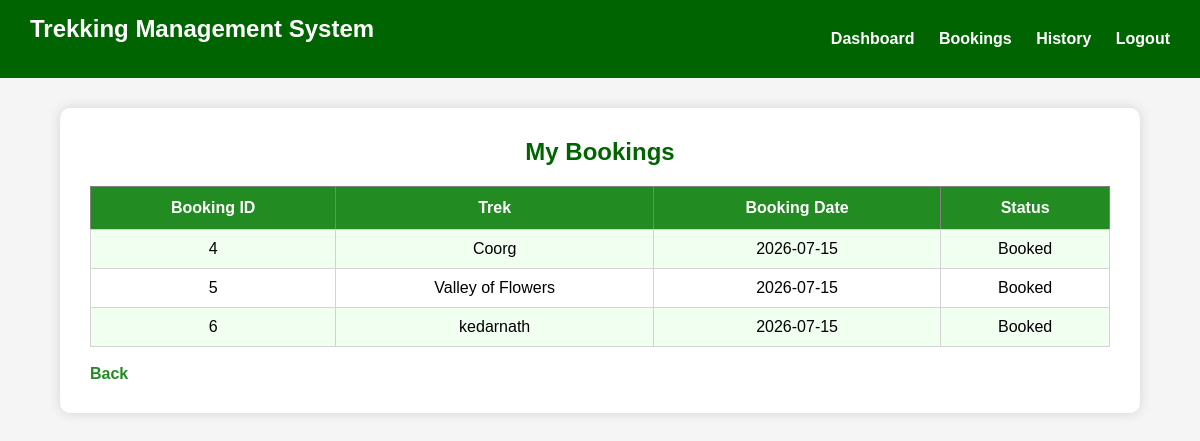
/user/bookings (signed in), run on the app's committed database.
### models.py (models this page shows)
class Booking(db.Model):
    id = db.Column(db.Integer, primary_key=True)
    user_id = db.Column(
        db.Integer,
        db.ForeignKey("user.id")
    )
    trek_id = db.Column(
        db.Integer,
        db.ForeignKey("trek.id")
    )
    booking_date = db.Column(db.Date)
    status = db.Column(
        db.String(20),
        default="Booked"
    )
    payment_status = db.Column(
        db.String(20),
        default="Pending"
    )
    user = db.relationship("User")
    trek = db.relationship("Trek")

class Trek(db.Model):
    id = db.Column(db.Integer, primary_key=True)
    name = db.Column(db.String(100), nullable=False)
    location = db.Column(db.String(100), nullable=False)
    difficulty = db.Column(db.String(20), nullable=False)
    duration = db.Column(db.Integer, nullable=False)
    available_slots = db.Column(db.Integer, nullable=False)
    start_date = db.Column(db.Date)
    end_date = db.Column(db.Date)
    description = db.Column(db.Text)
    status = db.Column(db.String(20))
    staff_id = db.Column(db.Integer, db.ForeignKey("user.id"))
    staff = db.relationship("User")

### app.py (the view)
@app.route("/user/bookings")
@user_required
def user_bookings():
    bookings = Booking.query.filter_by(
        user_id=session["user_id"]
    ).all()
    return render_template(
        "user/bookings.html",
        bookings=bookings
    )

### auth.py (called while the page is built)
def user_required(f):
    @wraps(f)
    def decorated_function(*args, **kwargs):
        if "user_id" not in session:
            return redirect("/login")
        if session.get("role") != "user":
            return "Access Denied"
        return f(*args, **kwargs)
    return decorated_function

### templates/user/bookings.html (shortened to what this page needs)
<!DOCTYPE html>
<html>
<head>
    <link rel="stylesheet"
          href="{{ url_for('static', filename='css/style.css') }}">
</head>
<body>
<div class="navbar">
    <h2>Trekking Management System</h2>
    <div>
        <a href="/user/dashboard">Dashboard</a>
        <a href="/user/bookings">Bookings</a>
        <a href="/user/history">History</a>
        <a href="/logout">Logout</a>
    </div>
</div>
<div class="box">
<h2>My Bookings</h2>
<table border="1" cellpadding="10">
<tr>
<th>Booking ID</th>
<th>Trek</th>
<th>Booking Date</th>
<th>Status</th>
</tr>
{% for booking in bookings %}
<tr>
<td>{{ booking.id }}</td>
<td>{{ booking.trek.name }}</td>
<td>{{ booking.booking_date }}</td>
<td>{{ booking.status }}</td>
</tr>
{% endfor %}
</table>
<br>
<a href="/user/dashboard">
Back
</a>
</div>
</body>
</html>

### static/css/style.css (style rules this page uses)
* { margin:0; padding:0; box-sizing:border-box; font-family:Arial, Helvetica, sans-serif; }
body { background:whitesmoke; }
.navbar { width:100%; background:darkgreen; color:white; display:flex; justify-content:space-between; align-items:center; padding:15px 30px; }
.navbar h2 { color:white; }
.navbar a { color:white; text-decoration:none; margin-left:20px; font-weight:bold; }
.container, .box { width:90%; max-width:1100px; background:white; margin:30px auto; padding:30px; border-radius:10px; box-shadow:0 0 12px lightgray; }
h1, h2, h3 { text-align:center; color:darkgreen; margin-bottom:20px; }
table { width:100%; border-collapse:collapse; margin-top:20px; }
table th { background:forestgreen; color:white; padding:12px; }
table td { border:1px solid lightgray; padding:10px; text-align:center; }
table tr:nth-child(even) { background:honeydew; }
a { color:forestgreen; text-decoration:none; font-weight:bold; }

### data on the page
Booking: id "4", trek.name "Coorg", booking_date "2026-07-15", status "Booked"
Booking: id "5", trek.name "Valley of Flowers", booking_date "2026-07-15", status "Booked"
Booking: id "6", trek.name "kedarnath", booking_date "2026-07-15", status "Booked"
